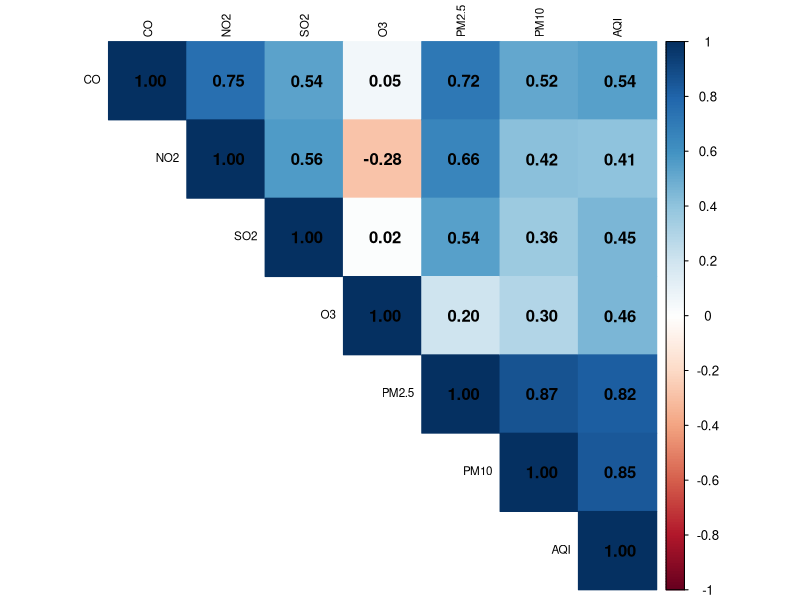
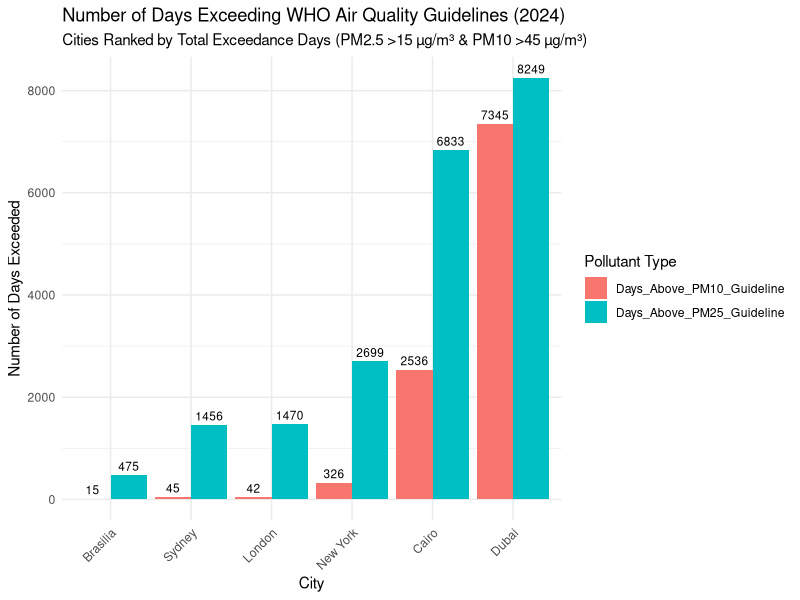
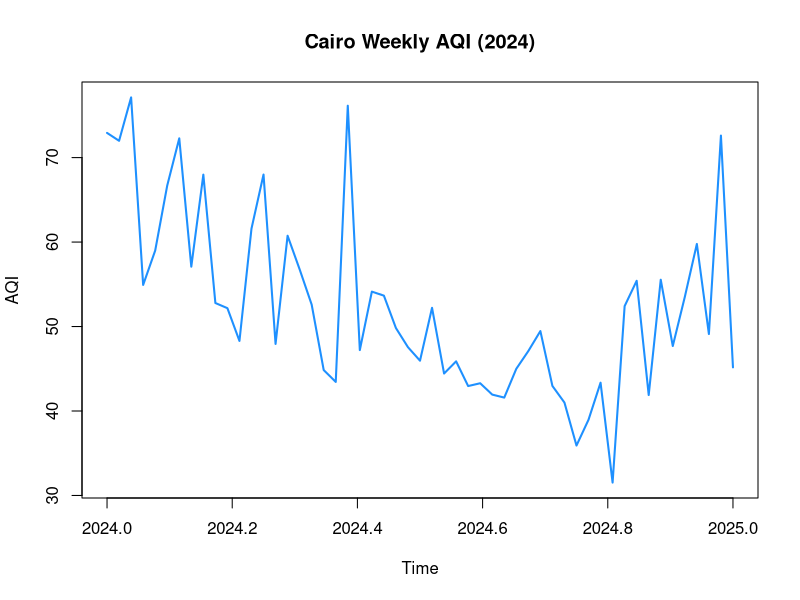
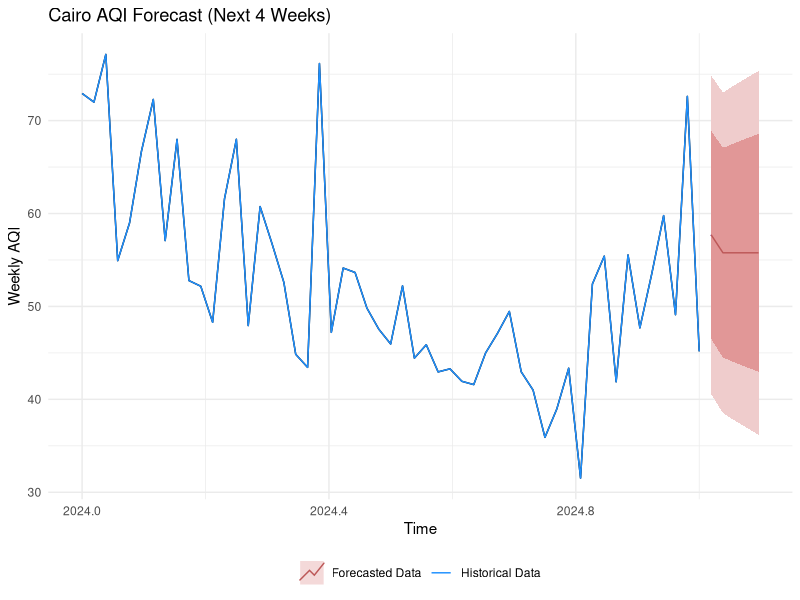
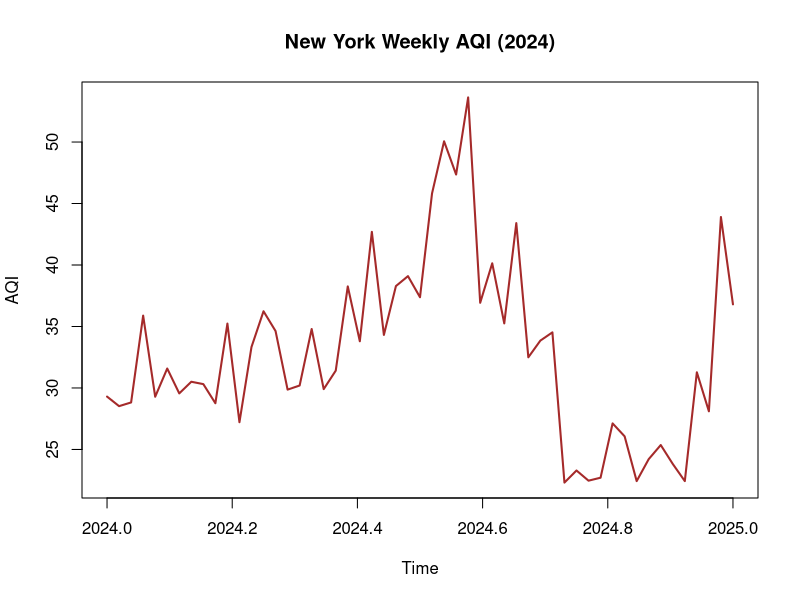
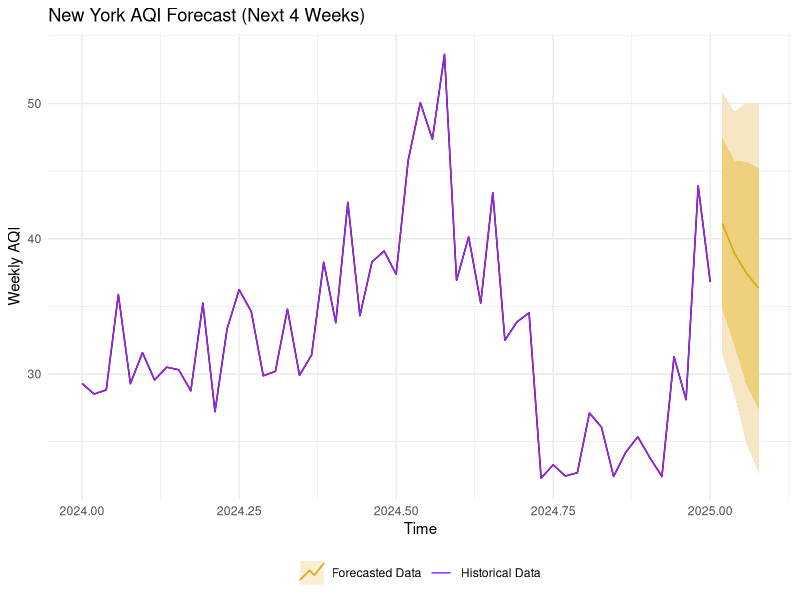
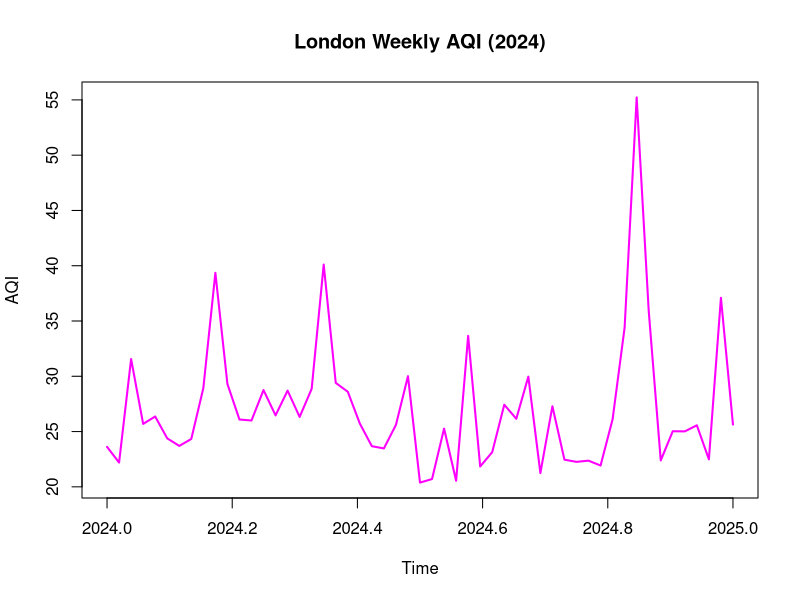
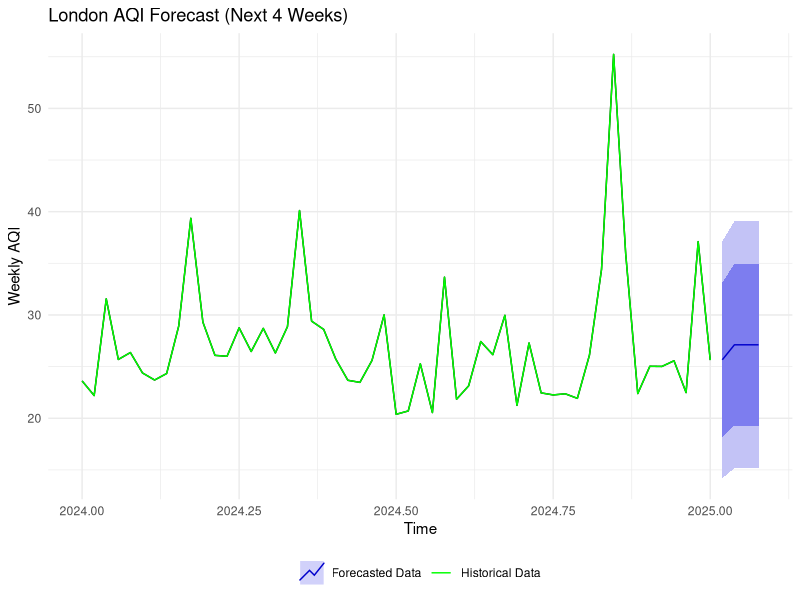

These figures' R source, in order:
# -----------PHASE ONE-----------
#install required packages
install.packages("readr")
install.packages("dplyr")
install.packages("ggplot2")
install.packages("lubridate")
install.packages("corrplot")
install.packages("forecast")
install.packages('tidyr')
# load library()
library("readr")
library("dplyr")
library("ggplot2")
library("dplyr")
library(tidyr)
library(ggplot2)
library(forecast)
#setting working directory
setwd("/home/setup/Desktop/Airquality_Data_Analysis_with_R")
# load the air quality data set
df_aqi <- read_csv("Air_Quality.csv")

# Display the first few rows of the data frame
head(df_aqi)
#getting info about the data
glimpse(df_aqi)

# Statistical summary for numeric columns
summary(df_aqi)
#---------PHASE TWO --------------------
# ---    A -cleaning the Datas
#    ---- 80% of Co2 data is missing we can exclude it from our main correlation analysis
#---- The Date column is currently a character string.
#For any time-series analysis, R needs to recognize it as a date object.
#We can use the ymd_hms() function from the lubridate
#load the lubridate library
library("lubridate")
# Converting the Date column to a proper date-time object
df_aqi <- df_aqi %>%
  mutate(Date = ymd_hms(Date))

#as we got errors in converting some dates to proper date object
#we cleaned the rows rows as part of data cleaning by filtering by if is not [NA]
df_aqi_clean <- df_aqi %>%
  filter(!is.na(Date))

# Check the number of rows to confirm the cleaning worked
print("The number of rows after cleaning:")
print(nrow(df_aqi_clean))

#also lets remove c02 as part of our data cleaning as it has almost 45,000 NA values
#i.e 80% of the values are missing by excluding with - sign
df_final <- df_aqi_clean %>%
  select(-CO2)
# Checking the column names to confirm it was removed
print("The columns in the final data frame are:")
print(names(df_final))
print(nrow(df_final))

# --------------  PHASE3 (DATA ANALYSIS) -------------
# =========   (ONE) Pollutant Correlation Analysis ===========
# Our goal here is to identify which pollutants have the strongest relationship with the Air Quality Index (AQI).
# We'll do this by creating a Correlation matrix and then visualizing it with a correlation heatmap
# corrplot package is required and loaded
library("corrplot")
# (A): we  Select the numeric columns for the analysis
# by  selecting  all columns except 'Date' and 'City'
df_numeric <- df_final %>%
  select(-Date, -City)

# (B):Compute the correlation matrix for the prepared data
correlation_matrix <- cor(df_numeric)
# (C): # Plotting the correlation heatmap
corrplot(correlation_matrix, method = "color", type = "upper",
         addCoef.col = "black", # Add correlation coefficients
         tl.cex = 0.7, # Font size for labels
         tl.col = "black")

#============ (TWO) Health Impact Analysis ========
#Our task is to find out how many days each city exceeded these healthy thresholds during 2024.
#We will then visualize this to make a  statement in presentation.
# (A): we calculate the Days Exceeding WHO Guidelines per City
# with dplyr we can group the data by City and count the number of daily measurements
#that are above the WHO guidelines for both PM2.5 and PM10

# Calculate the number of days each city exceeded the WHO PM2.5 guideline
# ------------------ According to WHO
# PM2.5(fine dust ,most dangerous) : harmful when concentration is greater than [15μg/m³],
# PM10(Coarse Dust): Harmful when concentration is greater than [45μg/m³]
#----------------------
pm25_exceedance <- df_final %>%
  group_by(City) %>%
  summarise(
    Days_Above_PM25_Guideline = sum(PM2.5 > 15, na.rm = TRUE)
  )

# Calculate the number of days each city exceeded the WHO PM10 guideline
pm10_exceedance <- df_final %>%
  group_by(City) %>%
  summarise(
    Days_Above_PM10_Guideline = sum(PM10 > 45, na.rm = TRUE)
  )

# Print the results
print("Days each city exceeded the WHO PM2.5 guideline:")
print(pm25_exceedance)

print("Days each city exceeded the WHO PM10 guideline:")
print(pm10_exceedance)


# Plotting the values in a a Bar chart for easier visualization & disparity between the cities
# Combine the two data frames for easier plotting
combined_exceedance <- left_join(pm25_exceedance, pm10_exceedance, by = "City")

# Reshaping  the data for a better bar chart layout
plot_data <- combined_exceedance %>%
  pivot_longer(
    cols = c("Days_Above_PM25_Guideline", "Days_Above_PM10_Guideline"),
    names_to = "Pollutant",
    values_to = "Days_Exceeded"
  )

# Create the bar chart with reordered cities
ggplot(plot_data, aes(x = reorder(City, Days_Exceeded), y = Days_Exceeded, fill = Pollutant)) +
  geom_bar(stat = "identity", position = "dodge") +
  geom_text(aes(label = Days_Exceeded), position = position_dodge(width = 0.9), vjust = -0.5, size = 3) +
  labs(
    title = "Number of Days Exceeding WHO Air Quality Guidelines (2024)",
    subtitle = "Cities Ranked by Total Exceedance Days (PM2.5 >15 µg/m³ & PM10 >45 µg/m³)",
    x = "City",
    y = "Number of Days Exceeded",
    fill = "Pollutant Type"
  ) +
  theme_minimal() +
  theme(axis.text.x = element_text(angle = 45, hjust = 1))

# ------------(THREE) Time-Series Forecasting for Cairo -----------
# Let's use Cairo, as its high number of exceedance days will
# likely show some interesting trends.
#  we need to filter our data for Cairo and then combine  it to a weekly level.
# Making the time series easier to model, forecast library will be used

# Filtering the data to get only Cairo's records
cairo_data <- df_final %>%
  filter(City == "Cairo")

# combine the data to a weekly average for a cleaner time series
#i.e hours from jan [1-7] becomes week
cairo_ts_data <- cairo_data %>%
  mutate(Week = floor_date(Date, "week")) %>%
  group_by(Week) %>%
  summarise(
    AQI_Weekly = mean(AQI, na.rm = TRUE)
  )

# converting dataframe into a time series object using ts(startdate, frequency)
cairo_ts <- ts(cairo_ts_data$AQI_Weekly, start = c(2024, 1), frequency = 52)

# Plot the time series to visualize the trend
plot(cairo_ts, main = "Cairo Weekly AQI (2024)", xlab = "Time", ylab = "AQI",col = "dodgerblue" ,lwd=2)

# using auto.arima() function to select the best arima model for the forecast
# Fitting an ARIMA model to the time series data
fit <- auto.arima(cairo_ts)

# Print the model summary to see the chosen parameters
print(summary(fit))
# We can Forecast the next 4 weeks of AQI(Air quality Index for Cairo City)
forecast_results <- forecast(fit, h = 5)


# Plot the forecast using autoplot, which uses ggplot2
# We will use this to set up the plot
autoplot(forecast_results, main = "Cairo AQI Forecast (Next 4 Weeks)",
         xlab = "Time", ylab = "Weekly AQI") +
  # Using autolayer to add the historical data
  autolayer(cairo_ts, series = "Historical Data") +
  # Using autolayer to add the forecast with its confidence intervals
  autolayer(forecast_results, series = "Forecasted Data", PI = TRUE) +
  scale_color_manual(values = c("Historical Data" = "dodgerblue", "Forecasted Data" = "firebrick")) +
  theme_minimal() +
  theme(legend.position = "bottom", legend.title = element_blank())



# ------------(Four) Time-Series Forecasting for Newyork -----------
#it has high risk:
# Filter the data to get only New York's records
ny_data <- df_final %>%
  filter(City == "New York")

# Aggregate the data to a weekly average
ny_ts_data <- ny_data %>%
  mutate(Week = floor_date(Date, "week")) %>%
  group_by(Week) %>%
  summarise(
    AQI_Weekly = mean(AQI, na.rm = TRUE)
  )

# 2. Create a Time-Series Object for New York
ny_ts <- ts(ny_ts_data$AQI_Weekly, start = c(2024, 1), frequency = 52)
plot(ny_ts, main = "New York Weekly AQI (2024)", xlab = "Time", ylab = "AQI", col = "brown" ,lwd=2)

# 3. Build and Forecast the Model for New York
fit_ny <- auto.arima(ny_ts)
print(summary(fit_ny))
forecast_results_ny <- forecast(fit_ny, h = 4)
# Plot the New York forecast using autoplot
autoplot(forecast_results_ny, main = "New York AQI Forecast (Next 4 Weeks)",
         xlab = "Time", ylab = "Weekly AQI") +
  # Adding the historical data
  autolayer(ny_ts, series = "Historical Data") +
  # Add the forecast with confidence intervals
  autolayer(forecast_results_ny, series = "Forecasted Data", PI = TRUE) +
  # Customize the color palette and labels
  scale_color_manual(values = c("Historical Data" = "purple", "Forecasted Data" = "orange")) +
  # Add a clean theme for a professional look
  theme_minimal() +
  theme(legend.position = "bottom", legend.title = element_blank())



# ------------(Five) Time-Series Forecasting for London -----------
#low risk city
# 1. Prepare the Data for London
# Filter the data to get only London's records
london_data <- df_final %>%
  filter(City == "London")

# Aggregate the data to a weekly average
london_ts_data <- london_data %>%
  mutate(Week = floor_date(Date, "week")) %>%
  group_by(Week) %>%
  summarise(
    AQI_Weekly = mean(AQI, na.rm = TRUE)
  )

# 2. Create a Time-Series Object for London
london_ts <- ts(london_ts_data$AQI_Weekly, start = c(2024, 1), frequency = 52)
plot(london_ts, main = "London Weekly AQI (2024)", xlab = "Time", ylab = "AQI", col="magenta", lwd=2)

# 3. Build and Forecast the Model for London
fit_london <- auto.arima(london_ts)
print(summary(fit_london))
forecast_results_london <- forecast(fit_london, h = 4)
# Plot the London forecast using autoplot
autoplot(forecast_results_london, main = "London AQI Forecast (Next 4 Weeks)",
         xlab = "Time", ylab = "Weekly AQI") +
  # Add the historical data
  autolayer(london_ts, series = "Historical Data") +
  # Add the forecast with confidence intervals
  autolayer(forecast_results_london, series = "Forecasted Data", PI = TRUE) +
  # Customize the color palette and labels
  scale_color_manual(values = c("Historical Data" = "green", "Forecasted Data" = "blue")) +
  # Add a clean theme for a professional look
  theme_minimal() +
  theme(legend.position = "bottom", legend.title = element_blank())



# scatter plot showing exceedence
# Make sure you have the tidyverse library loaded
library(tidyverse)

# Filter the data for Cairo and add a column to flag exceedances
cairo_exceedance_plot_data <- df_final %>%
  filter(City == "Cairo") %>%
  mutate(
    Exceeds_PM25 = PM2.5 > 15,
    Exceeds_PM10 = PM10 > 45,
    Exceedance_Type = case_when(
      Exceeds_PM25 & Exceeds_PM10 ~ "Both PM2.5 & PM10",
      Exceeds_PM25 ~ "PM2.5 Only",
      Exceeds_PM10 ~ "PM10 Only",
      TRUE ~ "No Exceedance"
    )
  ) %>%
  # Filter out rows with no exceedance to keep the plot clean and focused
  filter(Exceedance_Type != "No Exceedance")

# Create the scatter plot
ggplot(cairo_exceedance_plot_data, aes(x = Date, y = AQI, color = Exceedance_Type)) +
  geom_point(alpha = 0.6) +
  labs(
    title = "Cairo AQI vs. Days Exceeding WHO Guidelines",
    subtitle = "Highlighting days when PM2.5 (>15 µg/m³) or PM10 (>45 µg/m³) were above limits",
    x = "Date",
    y = "AQI",
    color = "Exceedance Type"
  ) +
  theme_minimal()


# Make sure you have the tidyverse library loaded
library(tidyverse)

# Filter the data for Cairo and add a column to flag exceedances
raw_aqi_plot <- ggplot(df_aqi_clean, aes(x = Date, y = AQI, group = City, color = City)) +
  geom_line(alpha = 0.6) +
  labs(
    title = "AQI Over Time (All Cities)",
    subtitle = "Raw data before aggregation or modeling",
    x = "Date",
    y = "AQI",
    color = "City"
  ) +
  theme_minimal()

print(raw_aqi_plot)
